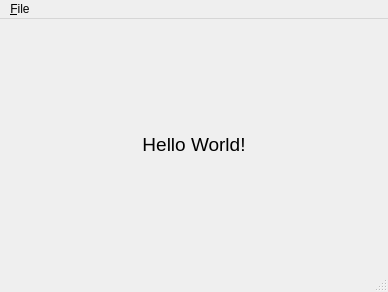
<?xml version="1.0" encoding="UTF-8"?>
<ui version="4.0">
 <class>MainWindow</class>
 <widget class="QMainWindow" name="MainWindow">
  <property name="geometry">
   <rect>
    <x>0</x>
    <y>0</y>
    <width>388</width>
    <height>292</height>
   </rect>
  </property>
  <property name="windowTitle">
   <string>Hello World!</string>
  </property>
  <widget class="QWidget" name="centralWidget">
   <property name="sizePolicy">
    <sizepolicy hsizetype="Expanding" vsizetype="Expanding">
     <horstretch>0</horstretch>
     <verstretch>0</verstretch>
    </sizepolicy>
   </property>
   <layout class="QHBoxLayout" name="horizontalLayout">
    <item>
     <widget class="QLabel" name="label">
      <property name="sizePolicy">
       <sizepolicy hsizetype="Fixed" vsizetype="Expanding">
        <horstretch>0</horstretch>
        <verstretch>0</verstretch>
       </sizepolicy>
      </property>
      <property name="minimumSize">
       <size>
        <width>200</width>
        <height>0</height>
       </size>
      </property>
      <property name="maximumSize">
       <size>
        <width>16777215</width>
        <height>16777215</height>
       </size>
      </property>
      <property name="font">
       <font>
        <pointsize>14</pointsize>
       </font>
      </property>
      <property name="text">
       <string>Hello World!</string>
      </property>
      <property name="alignment">
       <set>Qt::AlignCenter</set>
      </property>
     </widget>
    </item>
   </layout>
  </widget>
  <widget class="QMenuBar" name="menuBar">
   <property name="geometry">
    <rect>
     <x>0</x>
     <y>0</y>
     <width>388</width>
     <height>22</height>
    </rect>
   </property>
   <widget class="QMenu" name="menu_File">
    <property name="title">
     <string>&amp;File</string>
    </property>
    <addaction name="action_Exit"/>
   </widget>
   <addaction name="menu_File"/>
  </widget>
  <widget class="QStatusBar" name="statusBar"/>
  <action name="action_Exit">
   <property name="text">
    <string>&amp;Exit</string>
   </property>
  </action>
 </widget>
 <layoutdefault spacing="6" margin="11"/>
 <resources/>
 <connections/>
</ui>
